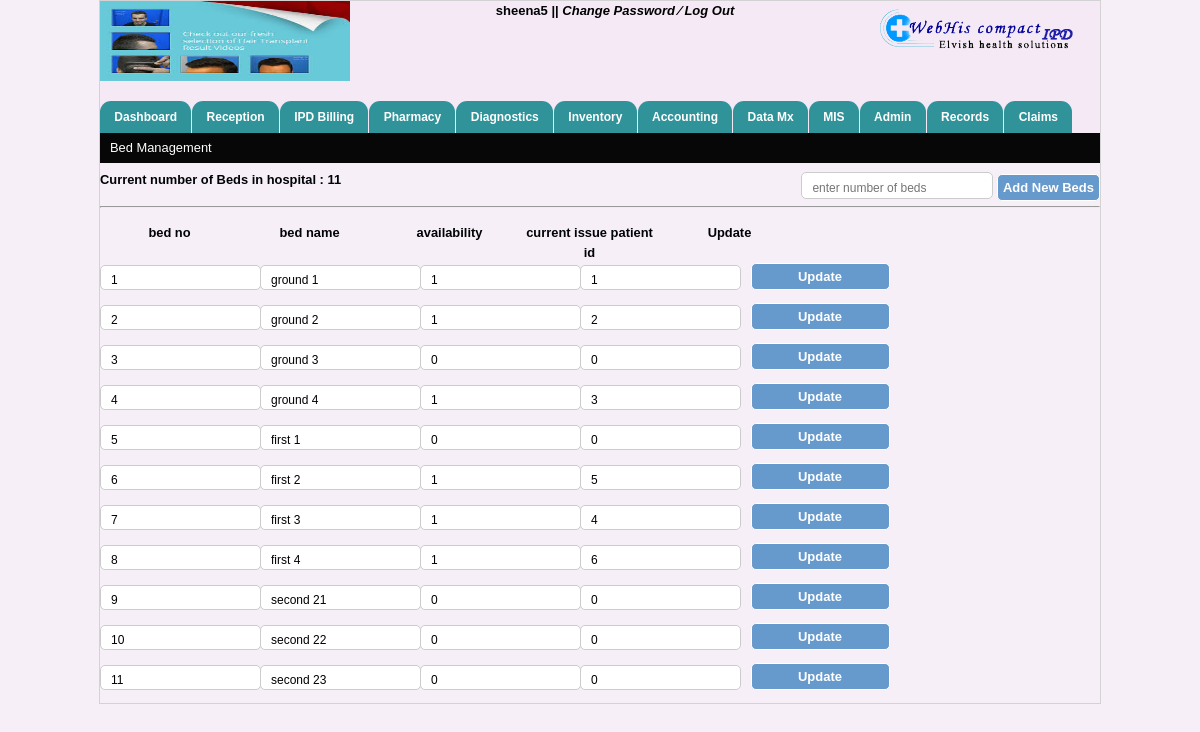
The page /Admin_beds.php (signed in) on the database its author committed.
### tables this page shows
CREATE TABLE IF NOT EXISTS `hospitals_info` (
  `hospital_name` varchar(40) NOT NULL,
  `hospital_add` varchar(40) NOT NULL,
  `hospital_email` varchar(40) NOT NULL,
  `hospital_helpline` int(40) NOT NULL,
  `hospital_fax` int(40) NOT NULL,
  `reception_no` varchar(100) NOT NULL,
  `ambulance_no` varchar(100) NOT NULL,
  `emergency_no` varchar(100) NOT NULL,
  `logo_path` varchar(200) NOT NULL,
  `img_path` varchar(200) NOT NULL
);

CREATE TABLE IF NOT EXISTS `beds_master_table` (
  `bed_id` int(11) NOT NULL AUTO_INCREMENT,
  `no_of_bed` varchar(11) NOT NULL,
  `availability` int(11) NOT NULL DEFAULT '0',
  `p_id` int(11) NOT NULL,
  PRIMARY KEY (`bed_id`)
);

### Admin_beds.php (the view, shortened to what this page needs)
<?php
include("header.php");
	include("menubar.php");
?>
<div style="height:20px; margin-bottom:2px; color:#FFF;" class="miscel_charge">Bed Management</div>
<form method="post" action="add_bed.php">
	<div style="padding:5px 0px;">
	<div style="float:left; width:50%; font-weight:900">
Current number of Beds in hospital   : <?php $num=mysql_query("select COUNT(no_of_bed) from beds_master_table "); $numval=mysql_fetch_array($num); echo  " $numval[0] ";  ?>
</div>
<div style="float:right; width:50%; text-align:right">
<input type="text" name="no_of_bed" placeholder="enter number of beds"/>
<input type="submit" name="sub_no_of_bed" class="btn" value="Add New Beds">
</div>
</div>
</form>
<hr>
	<div class="l_ft w_idth"><strong>bed no</strong></div>
<div class="l_ft w_idth"><strong>bed name</strong></div>
<div class="l_ft w_idth"><strong>availability</strong></div>
<div class="l_ft w_idth"><strong>current issue patient id</strong></div>
<div class="l_ft w_idth"><strong>Update</strong></div>
<table class="l_ft w_idth" align="left">
<?php
$sumquery=mysql_query("select * from beds_master_table ");
while($grand=mysql_fetch_array($sumquery))
{
?>
<form  method="post">
<div  class="consult_head">
<div class="l_ft" style="width:160px;"><input type="text" name="bed_id" value="<?php echo $grand['bed_id']; ?>" /></div>
<div class="l_ft" style="width:160px;"><input type="text" name="no_of_bed" value="<?php echo $grand['no_of_bed']; ?>"/></div>
<div class="l_ft" style="width:160px;"><input type="text" name="availability" value="<?php echo $grand['availability']; ?>" /></div>
<div class="l_ft" style="width:160px;"><input type="text" name="p_id" value="<?php echo $grand['p_id']; ?>" /></div>
<div class="l_ft" style="width:160px; text-align:center"><input type="submit" value="Update" name="naveen" class="btn" /></div>
</div>
</form>
<?php
}
?>

### header.php (shortened to what this page needs)
<!DOCTYPE html PUBLIC "-//W3C//DTD XHTML 1.0 Transitional//EN" "http://www.w3.org/TR/xhtml1/DTD/xhtml1-transitional.dtd">
<html xmlns="http://www.w3.org/1999/xhtml">
<head>
    <link rel="stylesheet" href="includes1/searchStyle.css" type="text/css">
    <link rel="stylesheet" href="includes2/searchStyle.css" type="text/css">
    <link rel="stylesheet" href="includesConsumable/searchStyle.css" type="text/css">
    <link rel="stylesheet" href="includesMedicine/searchStyle.css" type="text/css">
    <link rel="stylesheet" href="includesAd/searchStyle.css" type="text/css">
    <link rel="stylesheet" href="includesCo/searchStyle.css" type="text/css">
	<link rel="stylesheet" href="patient-css.css" type="text/css">
    <link rel="stylesheet" href="includesOt/searchStyle.css" type="text/css">
    <link rel="stylesheet" href="includesIp/searchStyle.css" type="text/css">
    <link rel="stylesheet" href="includesCoP/searchStyle.css" type="text/css">
    <link rel="stylesheet" href="includesVp/searchStyle.css" type="text/css">
    <link rel="stylesheet" href="includesVpP/searchStyle.css" type="text/css">
    <link rel="stylesheet" href="includesD/searchStyle.css" type="text/css">
    <link rel="stylesheet" href="includesDs/searchStyle.css" type="text/css">
    <link rel="stylesheet" href="includesR/searchStyle.css" type="text/css">
    <link rel="stylesheet" href="includesDi/searchStyle.css" type="text/css">
<link rel="stylesheet" type="text/css" href="css/doc.css" />
<link rel="stylesheet" type="text/css" href="css/jquery.timeentry.css" />
<link rel="stylesheet" type="text/css" href="css/jquery.timepicker.css" />
<link rel="stylesheet" type="text/css" href="css/jquey-ui.css" />
<link rel="stylesheet" type="text/css" href="css/login-code.css" />
<link rel="stylesheet" type="text/css" href="css/mainstyle.css" />
<link rel="stylesheet" type="text/css" href="css/style_by.css" />
<link rel="stylesheet" type="text/css" href="css/tabcode.css" />
<link rel="stylesheet" type="text/css" href="css/tab-code.css" />
<link rel="stylesheet" type="text/css" href="css/patient-css.css" />
</head>
<body>
<div id="container">
	<div id="header" style="background:rgba(243, 232, 245, 0.67); width:1000px;">
    	<div id="logo_side">
        	<?php
				$data=mysql_query("select * from hospitals_info");
				$info=mysql_fetch_array($data);
                                echo '<img src="'.$info['logo_path'].'" height="100"/>';
                                ?>
        </div>
        	<div class="welcome" style="width:530px;">
            <span id="sign">
                <?php echo $_SESSION['uname']; echo $_SESSION['uid'];  ?> ||
            	<a href="#">Change Password </a>
                <a href="#">&frasl;</a>
                <a href="log_out.php" onclick="disableBackButton()">Log Out</a>
             </span>
            </div>
        <div id="sign_in_up">
             <div id="power_by"><img src="image/logo.png" align="left"/></div>
        </div>
    </div>

### includesConsumable/searchStyle.css (style rules this page uses)
body { font-family:Arial, Helvetica, sans-serif; font-size:11px; color:000; }

### includesCo/searchStyle.css (style rules this page uses)
body { font-family:Arial, Helvetica, sans-serif; font-size:11px; color:000; }

### patient-css.css (style rules this page uses)
table { border-collapse: collapse; border-spacing: 0; }
table { width: 100%; background-color: transparent; }

### includesOt/searchStyle.css (style rules this page uses)
body { font-family:Arial, Helvetica, sans-serif; font-size:11px; color:000; }

### includesIp/searchStyle.css (style rules this page uses)
body { font-family:Arial, Helvetica, sans-serif; font-size:11px; color:000; }

### includesCoP/searchStyle.css (style rules this page uses)
body { font-family:Arial, Helvetica, sans-serif; font-size:11px; color:000; }

### includesVp/searchStyle.css (style rules this page uses)
body { font-family:Arial, Helvetica, sans-serif; font-size:11px; color:000; }

### includesVpP/searchStyle.css (style rules this page uses)
body { font-family:Arial, Helvetica, sans-serif; font-size:11px; color:000; }

### includesD/searchStyle.css (style rules this page uses)
body { font-family:Arial, Helvetica, sans-serif; font-size:11px; color:000; }

### includesDs/searchStyle.css (style rules this page uses)
body { font-family:Arial, Helvetica, sans-serif; font-size:11px; color:000; }

### includesR/searchStyle.css (style rules this page uses)
body { font-family:Arial, Helvetica, sans-serif; font-size:11px; color:000; }

### includesDi/searchStyle.css (style rules this page uses)
body { font-family:Arial, Helvetica, sans-serif; font-size:11px; color:000; }

### css/doc.css (style rules this page uses)
body { margin:0; padding:0; font-size:80.5%; font-family:Arial,'Lucida sans unicode'; line-height:20px; text-align:left; width:100%; color:#000305; }
* { margin:0px; padding:0px; }
a { text-decoration:none; }
table { empty-cells:show; }
div, table, h1, h2, h3, h4, h5, h6, span, tr, td, img, form { margin:0px; padding:0px; border:none; }
.l_ft { float:left; }
.l_ft input { width:139px; }
.w_idth { width:139px; margin-right:1px; text-align:center; padding-top:15px; }
.consult_head { height:40px; }
.consult_head input[ type="text"] { height:20px; }
#container { margin:0px auto; padding:0px; width:1000px; border:1px solid lightgray; }
#container #header { height:85px; width:1000px; margin:0 auto; }
#container #header #logo_side { width:25%; float:left; }
.welcome { float:left; width:55%; text-align:center; }
#container #header #logo_side img { width:150px; height:80px; margin-top:0px; padding:0px; }
#container #header #sign_in_up { width:20%; float:left; margin-top:0.5%; }

### css/login-code.css (style rules this page uses)
input[type="text"],input[type="password"],input[type="date"] { width: 170px; height: 25px; padding: 5px 10px 0px 10px; margin:2px 0 0px 0; background:#FFF; border-radius: 5px; -moz-border-radius: 5px; -webkit-border-radius: 5px; font-family:Arial, Arial, Helvetica, sans-serif; font-size: 14px; color:#000; border:1px solid #CCC; }

### css/mainstyle.css (style rules this page uses)
body { background:rgba(243, 232, 245, 0.67); margin:0px; padding:0px width:100%; }
html { width:100%; }
* { margin:0px; padding:0px; }
* { font:Georgia, "Times New Roman", Times, serif }

### css/style_by.css (style rules this page uses)
* { margin:0px; padding:0px; }
a { text-decoration:none; }
table { empty-cells:show; }
div, table, h1, h2, h3, h4, h5, h6, span, tr, td, img, form { margin:0px; padding:0px; border:none; }
.l_ft { float:left; }
.l_ft input { width:139px; }
.w_idth { width:139px; margin-right:1px; text-align:center; padding-top:15px; }
.consult_head { height:40px; }
.consult_head input[type="text"] { height:18px; }
#container { margin:0px auto; padding:0px; width:1000px; border:1px solid lightgray; }
#container #header { height:100px; width:1000px; margin:0 auto; }
#container #header #logo_side { width:25%; float:left; }
.welcome { float:left; width:55%; text-align:center; font-weight:700; font-size:13px; }
.welcome #sign a { color:#000; font-style:italic }
#container #header #logo_side img { width:100%; }
#container #header #sign_in_up { width:20%; float:left; margin-top:0.5%; }
.btn { background:#6699cc; color:#FFFFFF !important; font-size:13px; padding:5px; cursor:pointer; border:1px solid #FFF; border-radius:5px; font-weight:700; }
input[type="text"] { height:20px; border:1px solid #CCC; border-radius:5px; font-size:12px; font-weight:300; }
.miscel_charge { padding:5px 1%; background:#070707; }

### rows shown on the page
hospitals_info: logo_path (picture)
beds_master_table: bed_id "1", no_of_bed "ground 1", availability "1", p_id "1"
beds_master_table: bed_id "2", no_of_bed "ground 2", availability "1", p_id "2"
beds_master_table: bed_id "3", no_of_bed "ground 3", availability "0", p_id "0"
beds_master_table: bed_id "4", no_of_bed "ground 4", availability "1", p_id "3"
beds_master_table: bed_id "5", no_of_bed "first 1", availability "0", p_id "0"
beds_master_table: bed_id "6", no_of_bed "first 2", availability "1", p_id "5"
beds_master_table: bed_id "7", no_of_bed "first 3", availability "1", p_id "4"
beds_master_table: bed_id "8", no_of_bed "first 4", availability "1", p_id "6"
beds_master_table: bed_id "9", no_of_bed "second 21", availability "0", p_id "0"
beds_master_table: bed_id "10", no_of_bed "second 22", availability "0", p_id "0"
beds_master_table: bed_id "11", no_of_bed "second 23", availability "0", p_id "0"

### other values the page prints
$_SESSION['uname'] "sheena"
$_SESSION['uid'] "5"
$numval[0] "11"
